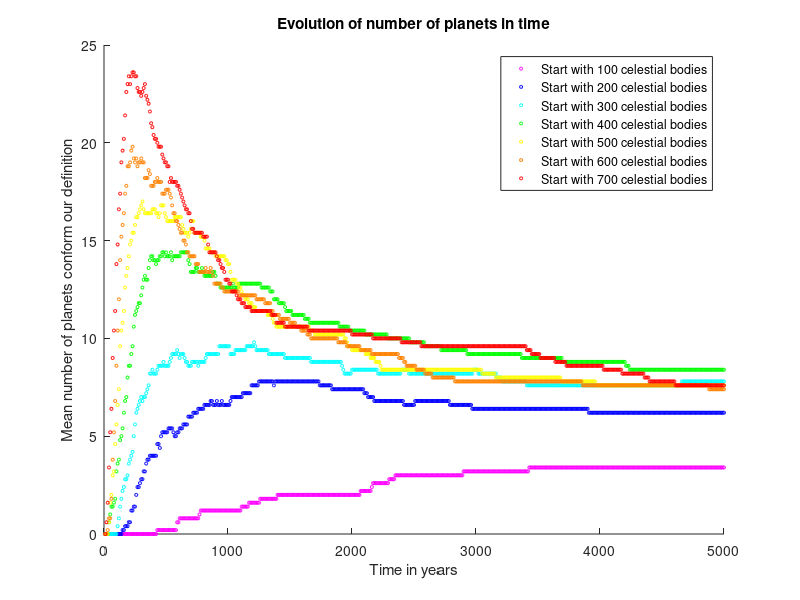

This chart was generated by the following MATLAB code:
clear all;
load('AP100.mat');
AP100 = AP;
clear AP;
load('AP200.mat');
AP200 = AP;
clear AP;
load('AP300.mat');
AP300 = AP;
clear AP;
load('AP400.mat');
AP400 = AP;
clear AP;
load('AP500.mat');
AP500 = AP;
clear AP;
load('AP600.mat');
AP600 = AP;
clear AP;
load('AP700.mat');
AP700 = AP;
clear AP;
scatter(10:10:5000,mean(AP100,2),5,[1,0,1],'o');
hold on;
scatter(10:10:5000,mean(AP200,2),5,[0,0,1],'o');
hold on;
scatter(10:10:5000,mean(AP300,2),5,[0,1,1],'o');
hold on;
scatter(10:10:5000,mean(AP400,2),5,[0,1,0],'o');
hold on;
scatter(10:10:5000,mean(AP500,2),5,[1,1,0],'o');
hold on;
scatter(10:10:5000,mean(AP600,2),5,[1,0.5,0],'o');
hold on;
scatter(10:10:5000,mean(AP700,2),5,[1,0,0],'o');
title('Evolution of number of planets in time');
xlabel('Time in years');
ylabel('Mean number of planets conform our definition');
legend('Start with 100 celestial bodies','Start with 200 celestial bodies','Start with 300 celestial bodies','Start with 400 celestial bodies','Start with 500 celestial bodies','Start with 600 celestial bodies','Start with 700 celestial bodies');